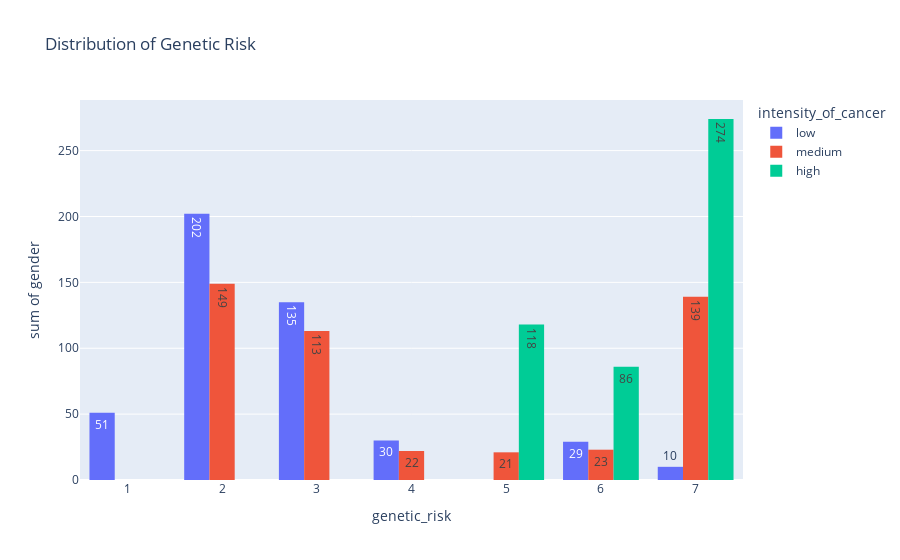

The cell this chart's notebook holds for it:
### Code cell
#Genetic Risk against the intensity of lung cancer
fig = px.histogram(lung_cancer, x = 'genetic_risk', y = 'gender', color = 'intensity_of_cancer', barmode = 'group', nbins = 10, title = 'Distribution of Genetic Risk', text_auto = True)
fig.show()

### Figure 1 — Plotly figure (JSON) as saved in the notebook; plotly's stock layout.template omitted (floating-point values rounded to 4 significant figures; data arrays with more than 128 entries replaced by an {"elided": "..."} marker saying what was removed)
{"data": [{"alignmentgroup": "True", "bingroup": "x", "histfunc": "sum", "hovertemplate": "intensity_of_cancer=low<br>genetic_risk=%{x}<br>sum of gender=%{y}<extra></extra>", "legendgroup": "low", "marker": {"color": "#636efa", "pattern": {"shape": ""}}, "name": "low", "nbinsx": 10, "offsetgroup": "low", "orientation": "v", "showlegend": true, "texttemplate": "%{value}", "x": {"elided": "303 int values"}, "xaxis": "x", "y": {"elided": "303 int values"}, "yaxis": "y", "type": "histogram"}, {"alignmentgroup": "True", "bingroup": "x", "histfunc": "sum", "hovertemplate": "intensity_of_cancer=medium<br>genetic_risk=%{x}<br>sum of gender=%{y}<extra></extra>", "legendgroup": "medium", "marker": {"color": "#EF553B", "pattern": {"shape": ""}}, "name": "medium", "nbinsx": 10, "offsetgroup": "medium", "orientation": "v", "showlegend": true, "texttemplate": "%{value}", "x": {"elided": "332 int values"}, "xaxis": "x", "y": {"elided": "332 int values"}, "yaxis": "y", "type": "histogram"}, {"alignmentgroup": "True", "bingroup": "x", "histfunc": "sum", "hovertemplate": "intensity_of_cancer=high<br>genetic_risk=%{x}<br>sum of gender=%{y}<extra></extra>", "legendgroup": "high", "marker": {"color": "#00cc96", "pattern": {"shape": ""}}, "name": "high", "nbinsx": 10, "offsetgroup": "high", "orientation": "v", "showlegend": true, "texttemplate": "%{value}", "x": {"elided": "365 int values"}, "xaxis": "x", "y": {"elided": "365 int values"}, "yaxis": "y", "type": "histogram"}], "layout": {"xaxis": {"anchor": "y", "domain": [0.0, 1.0], "title": {"text": "genetic_risk"}}, "yaxis": {"anchor": "x", "domain": [0.0, 1.0], "title": {"text": "sum of gender"}}, "legend": {"title": {"text": "intensity_of_cancer"}, "tracegroupgap": 0}, "title": {"text": "Distribution of Genetic Risk"}, "barmode": "group"}}
